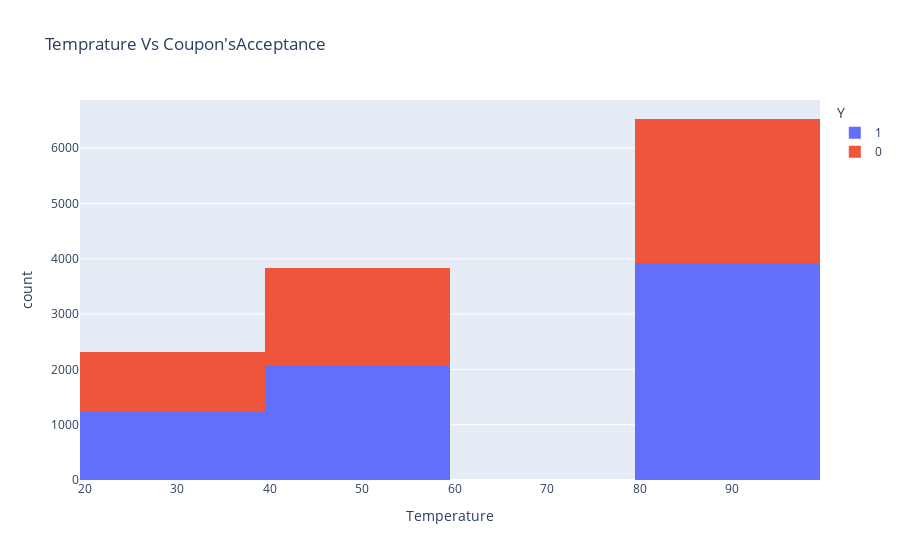

Notebook code cell kept with this figure:
### Markdown cell above
6. Use a histogram to visualize the temperature column.

### Code cell
# An histogram to visualize the temprature vs Coupon's acceptance.
px.histogram(df, x='Temperature', color='Y', title="Temprature Vs Coupon'sAcceptance")
# Findings: The high number of coupon's offering is associated with high temprature.
# The lowest rejection rate is observed with the temprature of 80F which is .40 as comapre to
#.46 for 60F and .47 for 30F.

### Figure 1 — Plotly figure (JSON) as saved in the notebook; plotly's stock layout.template omitted (floating-point values rounded to 4 significant figures; data arrays with more than 128 entries replaced by an {"elided": "..."} marker saying what was removed)
{"data": [{"alignmentgroup": "True", "bingroup": "x", "hovertemplate": "Y=1<br>Temperature=%{x}<br>count=%{y}<extra></extra>", "legendgroup": "1", "marker": {"color": "#636efa", "pattern": {"shape": ""}}, "name": "1", "offsetgroup": "1", "orientation": "v", "showlegend": true, "type": "histogram", "x": {"elided": "7210 int values"}, "xaxis": "x", "yaxis": "y"}, {"alignmentgroup": "True", "bingroup": "x", "hovertemplate": "Y=0<br>Temperature=%{x}<br>count=%{y}<extra></extra>", "legendgroup": "0", "marker": {"color": "#EF553B", "pattern": {"shape": ""}}, "name": "0", "offsetgroup": "0", "orientation": "v", "showlegend": true, "type": "histogram", "x": {"elided": "5474 int values"}, "xaxis": "x", "yaxis": "y"}], "layout": {"barmode": "relative", "legend": {"title": {"text": "Y"}, "tracegroupgap": 0}, "title": {"text": "Temprature Vs Coupon'sAcceptance"}, "xaxis": {"anchor": "y", "domain": [0, 1], "title": {"text": "Temperature"}}, "yaxis": {"anchor": "x", "domain": [0, 1], "title": {"text": "count"}}}}
